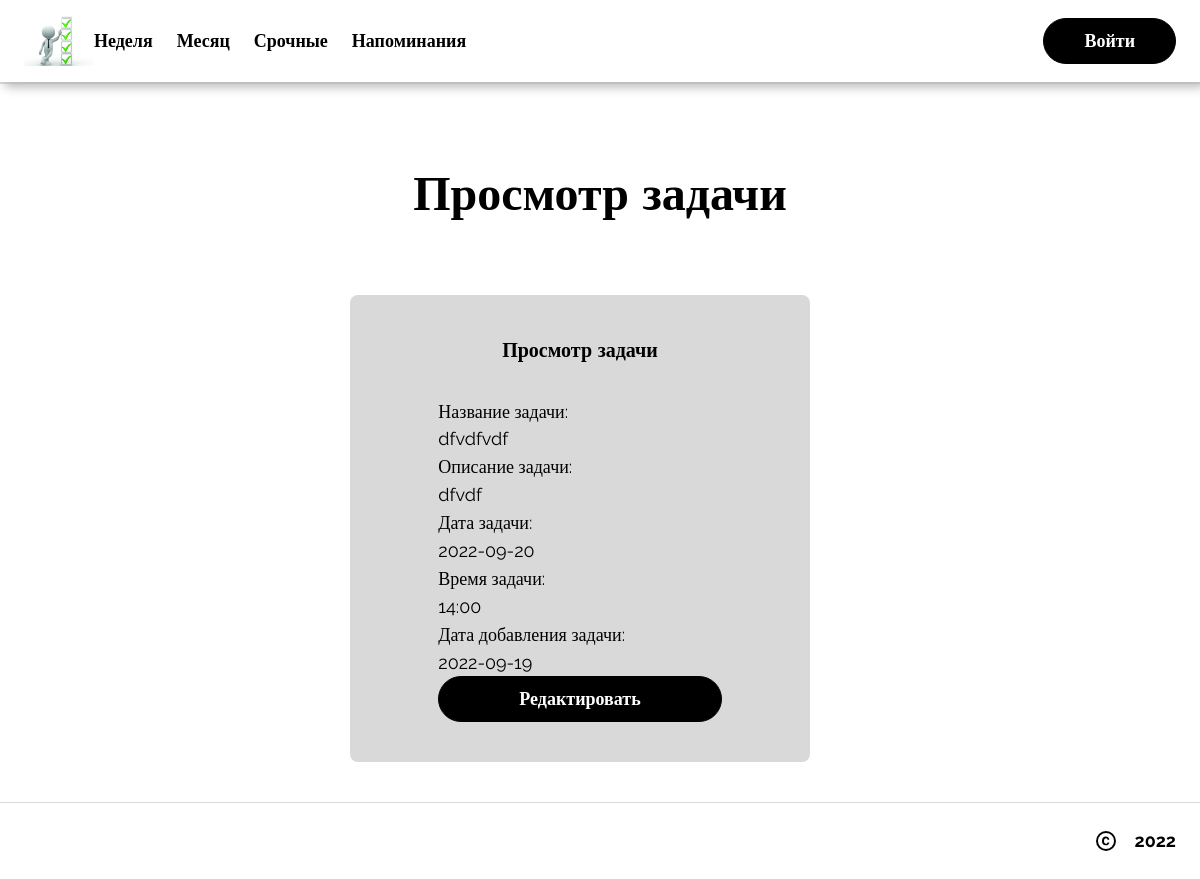
Before: /7/view with the older database file.
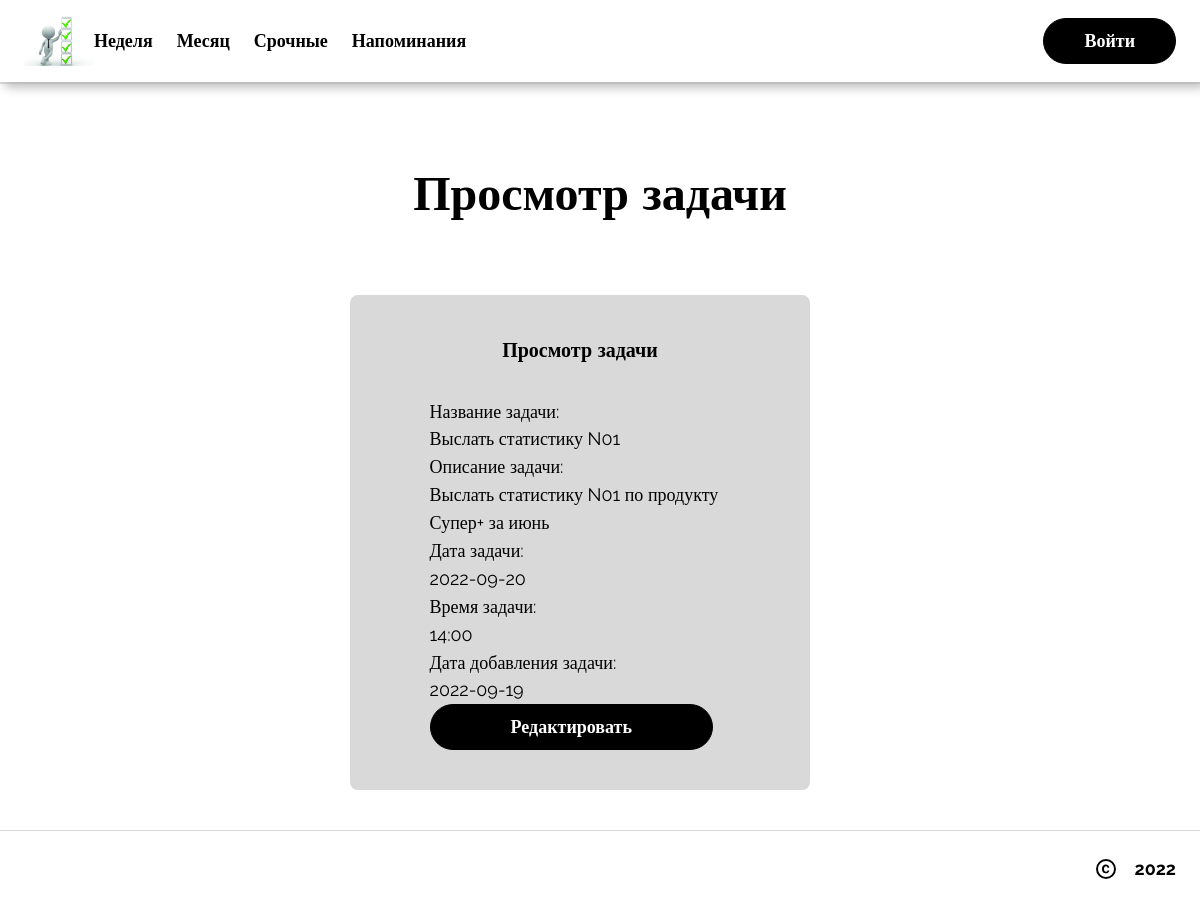
After: the same page with the newer database file.
### djangoApp/models.py (models this page shows, shortened)
class Tasks(models.Model):
    id = models.IntegerField(primary_key=True, null=False)
    user_id = models.ForeignKey(Profile, on_delete=models.CASCADE, null=True)
    task_name = models.CharField(max_length=250)
    task_comment = models.CharField(max_length=4000)
    date_add = models.CharField(max_length=250)
    date_end = models.CharField(max_length=250)
    date_task = models.CharField(max_length=250)
    time_task = models.CharField(max_length=250)

### djangoApp/views.py (the view)
# urls.py: path('<int:pk>/view', views.TaskDetailView.as_view(), name='view-task'),
class TaskDetailView(DetailView):
    model = Tasks
    template_name = 'task-view.html'
    context_object_name = 'task'

### djangoApp/templates/task-view.html (shortened to what this page needs)
<!DOCTYPE html>
{% load static %}
<html lang="en">
  <head>
      <link rel="stylesheet" href="{% static "style.css" %}" />
  </head>
  <body>
    <div>
      <link href="{% static "home.css" %}" rel="stylesheet" />
      <div class="home-container">
        <div data-role="Header" class="home-navbar-container">
          <div class="home-navbar">
            <div class="home-left-side">
              <img src="{% static 'icon.jpg' %}" width="70" height="50" alt="lorem">
              <div class="home-links-container">
                <a href="/" class="home-link anchor">Неделя</a>
                <a href="#inspiration" class="home-link1 anchor">Месяц</a>
                <span class="home-link2 anchor">Срочные</span>
                <span class="home-link3 anchor">Напоминания</span>
              </div>
            </div>
            <div class="home-right-side">
              <button class="home-cta-btn anchor button">Войти</button>
            </div>
          </div>
        </div>
        <div class="home-section-separator1"></div>
        <div class="home-get-in-touch">
          <h2 class="home-text7 section-Heading">Просмотр задачи</h2>
          <div class="home-content-container">
            <div class="home-form-container">
              <span class="home-heading6 bigCard-Heading">
                Просмотр задачи
              </span>
              <form method="post">
                Название задачи: <br>{{task.task_name}}<br>
                Описание задачи: <br>{{task.task_comment}}<br>
                Дата задачи: <br>{{task.date_task}}<br>
                Время задачи: <br>{{task.time_task}}<br>
                Дата добавления задачи: <br>{{task.date_add}}<br>
              <button class="home-cta-btn1 anchor button">Редактировать</button>
              </form>
            </div>
          </div>
        </div>
        <div class="home-footer-container">
          <div class="home-footer">
            <div class="home-copyright-container">
              <span class="anchor">2022</span>
            </div>
          </div>
        </div>
      </div>
    </div>
  </body>
</html>

Changed rows visible on the page:
changed Tasks: task_name "dfvdfvdf" → "Выслать статистику N01"; task_comment "dfvdf" → "Выслать статистику N01 по продукту Супер+ за июнь"
